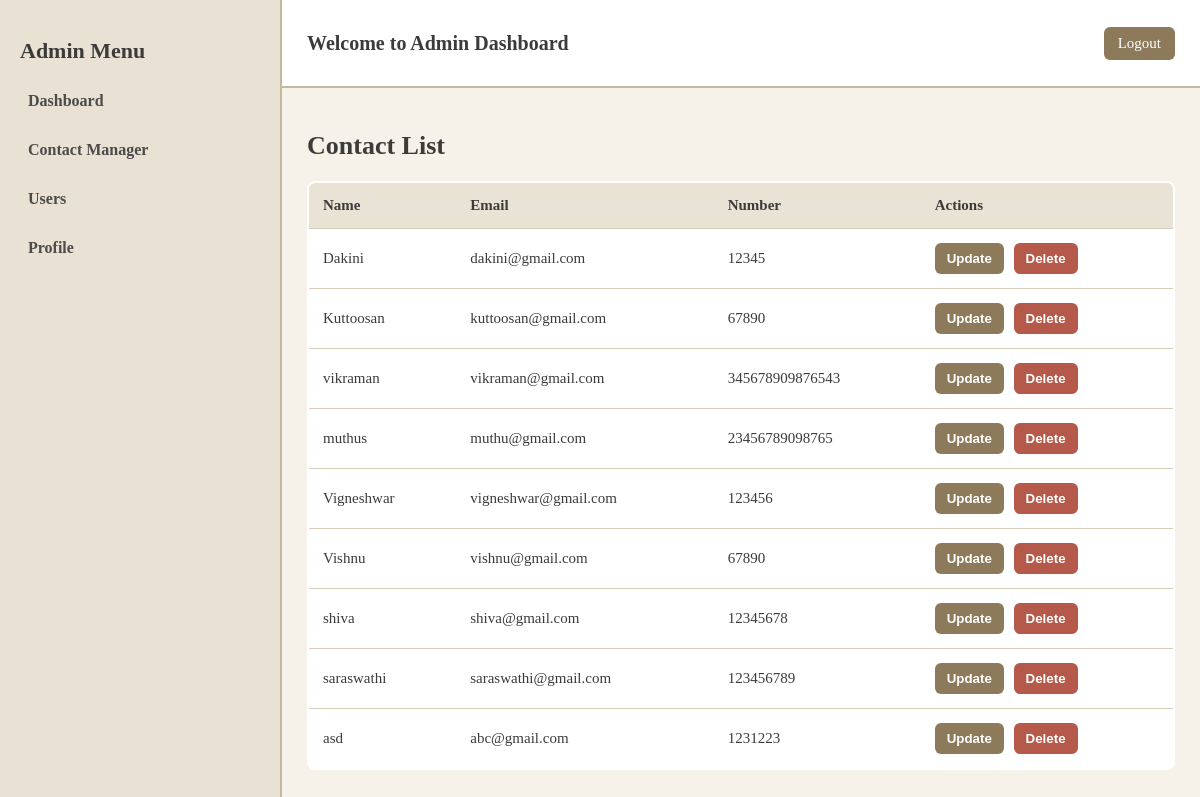
/contactlist/, run on an earlier commit of the app's database.
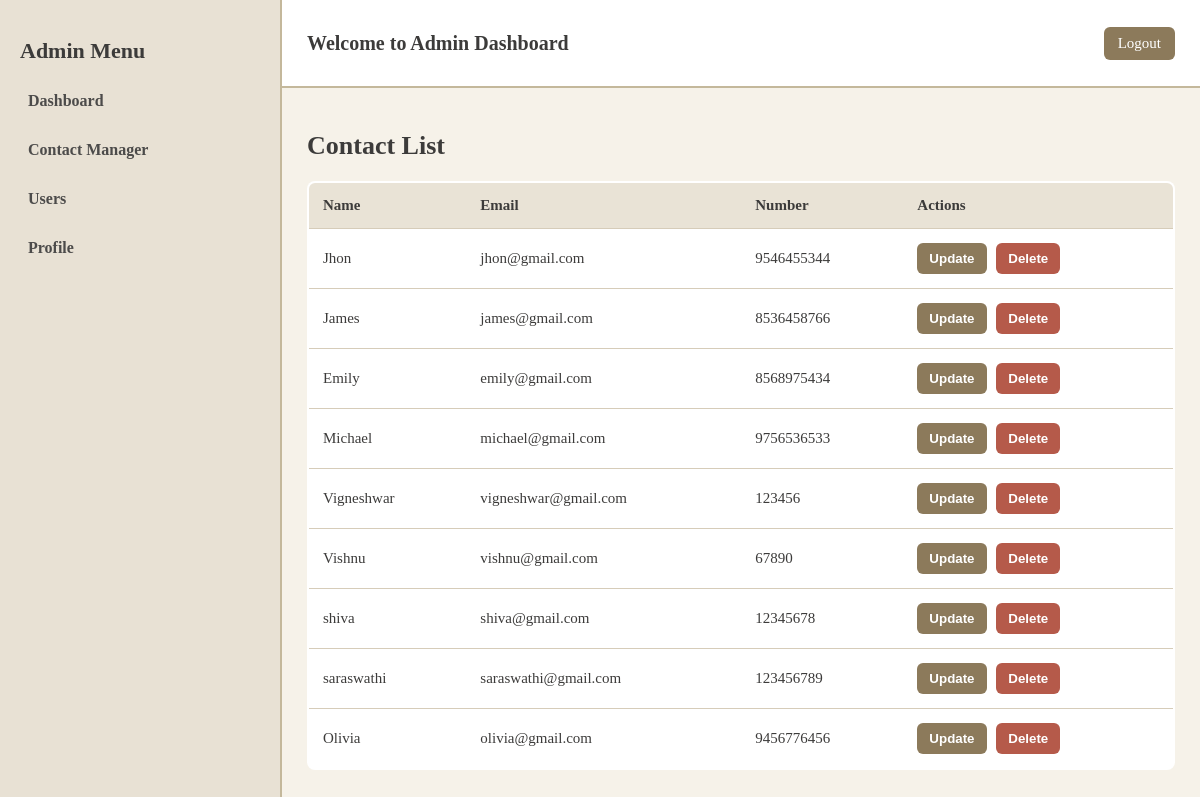
And on a later commit of the database.
### contacts/models.py (models this page shows, shortened)
class Contacts(models.Model):
    user = models.ForeignKey(User,on_delete=models.CASCADE,blank=False,null=False)
    name = models.CharField(max_length=25,blank=False,null=False)
    email = models.CharField(max_length=30,blank=False,null=False)
    number = models.CharField(max_length=20,blank=False,null=False)
    ROLE_CHOICES = [
        ('user','User'),
    ]
    role = models.CharField(max_length=10,choices=ROLE_CHOICES,default='user')

### contacts/views.py (the view)
# urls.py: path('contactlist/',views.contactlist,name='contactlist'),
def contactlist(request):
    contactlist = Contacts.objects.all().values()
    return render(request,'contactlist.html',{'contactlist':contactlist})

### contacts/templates/contactlist.html (shortened to what this page needs)
{% load static %}
<!DOCTYPE html>
<html lang="en">
<head>
    <link rel="stylesheet" href="{% static 'css/contactlist.css' %}">
</head>
<body>
    <div class="dashboard">
        <aside class="sidebar">
            <h2>Admin Menu</h2>
            <ul>
                <li><a href="{% url 'admindashboard' %}">Dashboard</a></li>
                <li><a href="{% url 'contactlist' %}">Contact Manager</a></li>
                <li><a href="{% url 'userslist' %}">Users</a></li>
                <li><a href="{% url 'profile' %}">Profile</a></li>
            </ul>
        </aside>
        <div class="main">
            <nav class="topnav">
                <h1>Welcome to Admin Dashboard</h1>
                <a href="{% url 'login' %}" class="logout-btn">Logout</a>
            </nav>
            <div class="content">
                <h1>Contact List</h1>
                <table class="contact-table">
                    <thead>
                        <tr>
                            <th>Name</th>
                            <th>Email</th>
                            <th>Number</th>
                            <th>Actions</th>
                        </tr>
                    </thead>
                    <tbody>
                        {% for x in contactlist %}
                        <tr>
                            <td>{{ x.name }}</td>
                            <td>{{ x.email }}</td>
                            <td>{{ x.number }}</td>
                            <td>
                                <a href="{% url 'update_contact' x.id %}"><button class="update-btn">Update</button></a>
                                <a href="{% url 'delete_contact' x.id %}"><button class="delete-btn">Delete</button></a>
                            </td>
                        </tr>
                        {% endfor %}
                    </tbody>
                </table>
            </div>
        </div>
    </div>
</body>
</html>

### contacts/static/css/contactlist.css (style rules this page uses)
body { font-family: "Times New Roman", serif; background-color: #f6f2e9; margin: 0; padding: 0; }
.dashboard { display: flex; height: 100vh; }
.sidebar { width: 240px; background-color: #e8e1d4; border-right: 2px solid #c4b89b; padding: 20px; }
.sidebar h2 { font-size: 22px; font-weight: bold; color: #3c3b3a; margin-bottom: 20px; }
.sidebar ul { list-style: none; padding: 0; }
.sidebar ul li { margin-bottom: 15px; }
.sidebar ul li a { text-decoration: none; font-size: 16px; color: #4c4b4a; font-weight: 600; padding: 8px; display: block; border-radius: 6px; transition: 0.3s; }
.topnav { display: flex; justify-content: space-between; align-items: center; padding: 15px 25px; background: #ffffff; border-bottom: 2px solid #c4b89b; }
.topnav h1 { font-size: 20px; font-weight: bold; color: #3c3b3a; }
.logout-btn { background-color: #8c7a5b; color: white; padding: 8px 14px; border-radius: 6px; text-decoration: none; font-size: 15px; transition: 0.3s; }
.main { flex: 1; display: flex; flex-direction: column; }
.content { padding: 25px; }
.content h1 { font-size: 26px; font-weight: bold; color: #3c3b3a; margin-bottom: 20px; }
.contact-table { width: 100%; border-collapse: collapse; background: #ffffff; border: 2px solid #c4b89b; border-radius: 8px; overflow: hidden; }
.contact-table th, .contact-table td { padding: 14px; text-align: left; border-bottom: 1px solid #d6ccb9; font-size: 15px; color: #3c3b3a; }
.contact-table thead { background-color: #e9e3d6; font-weight: bold; }
.update-btn, .delete-btn { padding: 8px 12px; border-radius: 6px; border: none; font-weight: 600; cursor: pointer; transition: 0.3s; }
.update-btn { background-color: #8c7a5b; color: #fff; }
.delete-btn { background-color: #b55a4a; color: #fff; margin-left: 6px; }

What changed in the data, as far as the page shows it:
changed Contacts: name "Dakini" → "Jhon"; email "dakini@gmail.com" → "jhon@gmail.com"; number "12345" → "9546455344"
changed Contacts: name "Kuttoosan" → "James"; email "kuttoosan@gmail.com" → "james@gmail.com"; number "67890" → "8536458766"
changed Contacts: name "vikraman" → "Emily"; email "vikraman@gmail.com" → "emily@gmail.com"; number "345678909876543" → "8568975434"
changed Contacts: name "muthus" → "Michael"; email "muthu@gmail.com" → "michael@gmail.com"; number "23456789098765" → "9756536533"
changed Contacts: name "asd" → "Olivia"; email "abc@gmail.com" → "olivia@gmail.com"; number "1231223" → "9456776456"
